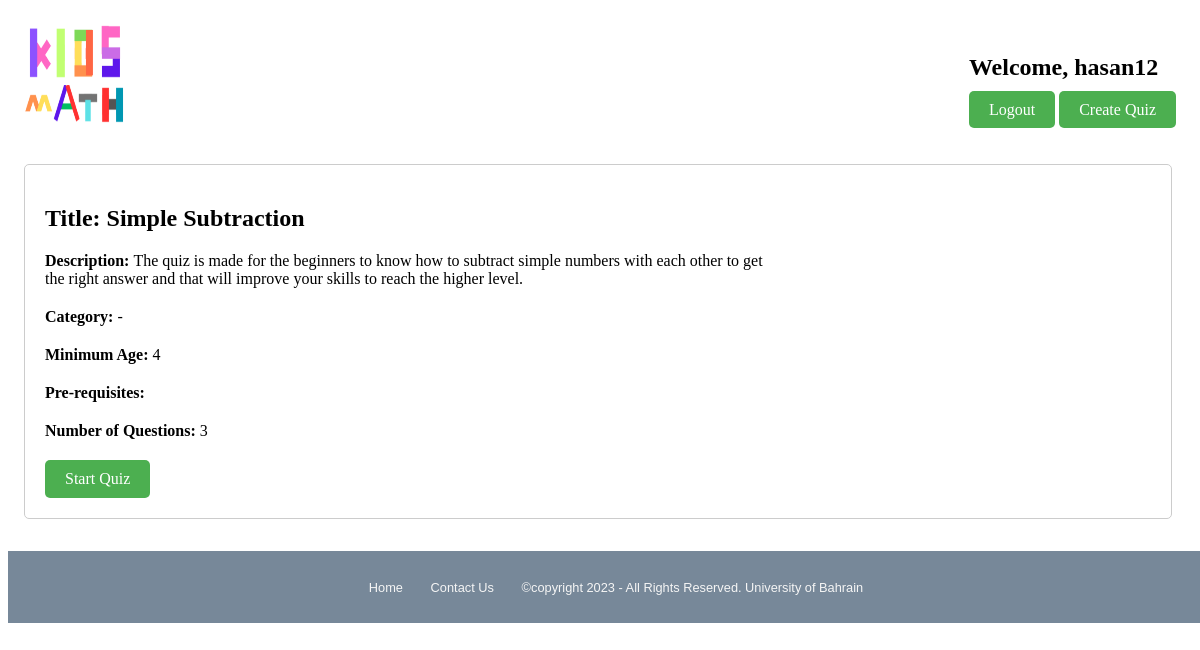
/quiz.php?quizID=19 (signed in), run on the app's committed database.
### tables this page shows
CREATE TABLE `quizzes` (
  `QuizID` int(11) NOT NULL,
  `UserID` int(11) NOT NULL,
  `Title` varchar(150) NOT NULL,
  `Description` text NOT NULL,
  `Prerequisites` varchar(50) NOT NULL,
  `category` varchar(255) NOT NULL,
  `display_questions` int(11) NOT NULL,
  `Age` varchar(50) NOT NULL
);

### quiz.php (the view, shortened to what this page needs)
<?php
require("connection.php");
if (isset($_GET['quizID'])) {
    $quizID = $_GET['quizID'];
    $quizQuery = "SELECT QuizID, Title, Description, Category, Prerequisites, display_questions, Age FROM quizzes WHERE QuizID = :quizID";
    $quizStatement = $db->prepare($quizQuery);
    $quizStatement->bindParam(':quizID', $quizID);
    $quizStatement->execute();
    $quizRow = $quizStatement->fetch(PDO::FETCH_ASSOC);
    if ($quizRow) {
        $title = $quizRow['Title'];
        $description = $quizRow['Description'];
        $category = $quizRow['Category'];
        $age = $quizRow['Age'];
        $Display = $quizRow['display_questions'];
        $pre = $quizRow['Prerequisites'];
    } else {
        echo "Quiz not found.";
        exit;
    }
} else {
    echo "Invalid request.";
    exit;
}
?>
<!DOCTYPE html>
<html lang="en">
<head>
    <link rel="stylesheet" href="Projectstyle.css">
</head>
<body>
    <header>
        <a href="home.php"><img class="WLogo" style="width: 100px;height: 100px;" src="image/logo.png" alt="Logo"></a>
        <div class="headert">
          <h2>Welcome, <?php echo $_SESSION['Active']; ?></h2>
          <a href="sessionDes.php">Logout</a>
          <a href="firstform.php">Create Quiz</a>
        </div>
    </header>
    <main>
        <div class="QuizInfo">
            <h2><span>Title: </span><?php echo $title; ?></h2>
            <p><span>Description: </span><?php echo $description; ?></p>
            <p><span>Category: </span> <?php echo $category; ?></p>
            <p><span>Minimum Age: </span> <?php echo $age; ?></p>
            <p><span>Pre-requisites: </span> <?php echo $pre; ?></p>
            <p><span>Number of Questions:</span> <?php echo $Display; ?></p>
            <a href="quiz_questions.php?quizID=<?php echo $quizID; ?>" class="StartButton">Start Quiz</a>
        </div>
        <div class="ScoreInfo">
        </div>
    </main>
    <?php require('footer.php'); ?>
</body>
</html>

### Projectstyle.css (style rules this page uses)
header { display: flex; justify-content: space-between; padding: 1rem; margin: auto; }
header div { margin-top: 0.5rem; }
header .WLogo { width: 30px; height: 30px; }
.headert { margin-top: 10px; }
header div a { background-color: #4CAF50; color: white; padding: 0.625rem 1.25rem; border: none; border-radius: 0.313rem; cursor: pointer; text-decoration: none; }
main { margin-left: 1rem; }

### quiz.php (style rules this page uses)
h2 { margin-bottom: 20px; }
main { margin: 20px 20px 20px 5px; padding: 20px; border: 1px solid #ccc; border-radius: 5px; display: flex; }
.QuizInfo { flex :2; }
.ScoreInfo { flex:1; }
.QuizInfo h2 { margin-bottom: 20px; }
.QuizInfo p { margin-bottom: 20px; }
.QuizInfo span { font-weight: bold; }
.StartButton { display: inline-block; background-color: #4CAF50; color: #fff; padding: 10px 20px; border-radius: 5px; text-decoration: none; }

### data on the page
quizzes: Title "Simple Subtraction", Description "The quiz is made for the beginners to know how to subtract simple numbers with each other to get the right answer and that will improve your skills to reach the higher level.", category "-", Age "4", display_questions "3"

### other printed values
$_SESSION['Active'] "hasan12"
